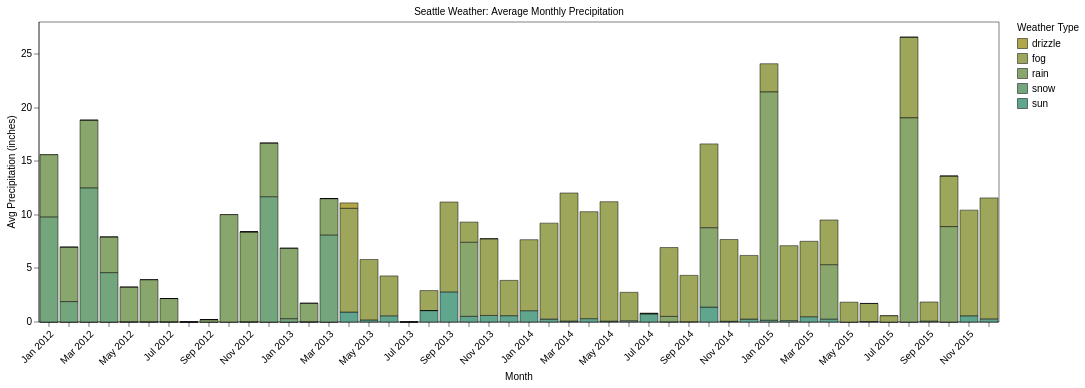

Source (notebook cell):
### Markdown cell above
### Bar charts
Preparing a theme for bar charts.

### Code cell
custom_altair_themes.options(angledX = True, topAndRightBorder = True, darkmode = False, markFillOpacity = 1.0)
importlib.reload(custom_altair_themes) # required for reload
alt.theme.enable('custom') # required for reload

bars = alt.Chart(df_sw).mark_bar().encode(
    x=alt.X('yearmonth(date):O', title='Month'),
    y=alt.Y('average(precipitation):Q', title='Avg Precipitation (inches)'),
    color=alt.Color('weather:N', title='Weather Type')
).properties(
    title='Seattle Weather: Average Monthly Precipitation'
)

alt.Chart.save(bars, "./output/plot.png", ppi = 1200)
bars

### Figure 1 — Vega-Lite specification as saved in the notebook (floating-point values rounded to 4 significant figures; data arrays with more than 128 entries replaced by an {"elided": "..."} marker saying what was removed)
{"background": "white", "config": {"area": {"fill": "black", "fillOpacity": 1.0, "stroke": "black", "strokeOpacity": 1, "strokeWidth": 0.5}, "axis": {"domain": true, "domainColor": "black", "domainWidth": 0.5, "grid": false, "gridColor": "darkGray", "gridOpacity": 0.5, "gridWidth": 0.5, "labelColor": "black", "labelFont": "Helvetica Neue", "labelFontStyle": "Regular", "labelFontWeight": 300, "ticks": true, "tickColor": "black", "tickWidth": 0.5, "titleColor": "black", "titleFont": "Helvetica Neue", "titleFontStyle": "Regular", "titleFontWeight": 300, "translate": 0}, "axisX": {"labelAlign": "right", "labelAngle": 315, "ticks": true}, "axisY": {"labelAlign": "right", "labelAngle": 0, "ticks": true}, "bar": {"fill": "black", "fillOpacity": 1.0, "stroke": "black", "strokeOpacity": 1, "strokeWidth": 0.5}, "boxplot": {"box": {"fillOpacity": 1.0, "stroke": "black", "strokeOpacity": 1, "strokeWidth": 0.5}, "median": {"fill": "white", "fillOpacity": 1.0, "size": 10, "stroke": "black", "strokeOpacity": 1, "strokeWidth": 0.5}, "rule": {"fill": "black", "fillOpacity": 1.0, "size": 10, "stroke": "black", "strokeDash": [0, 0], "strokeOpacity": 1, "strokeWidth": 0.5}, "outliers": {"color": "black", "fill": "black", "fillOpacity": 1.0, "size": 0, "stroke": "black", "strokeOpacity": 1, "strokeWidth": 0.5}}, "circle": {"fill": "black", "fillOpacity": 1.0, "size": 10, "stroke": "black", "strokeOpacity": 1, "strokeWidth": 0.5}, "font": "Helvetica Neue", "header": {"labelColor": "black", "labelFont": "Helvetica Neue", "labelFontStyle": "Regular", "labelFontWeight": 300, "titleColor": "black", "titleFont": "Helvetica Neue", "titleFontStyle": "Regular", "titleFontWeight": 300, "titlePadding": 0}, "legend": {"disable": false, "gradientOpacity": 1.0, "gradientStrokeColor": "black", "gradientStrokeWidth": 0.5, "labelColor": "black", "labelFont": "Helvetica Neue", "labelFontStyle": "Regular", "labelFontWeight": 300, "strokeColor": "black", "strokeWidth": 0, "symbolStrokeColor": "black", "titleColor": "black", "titleFont": "Helvetica Neue", "titleFontStyle": "Regular", "titleFontWeight": 300}, "line": {"color": "black", "stroke": "black", "strokeDash": [0, 0], "strokeOpacity": 1, "strokeWidth": 0.5}, "point": {"fill": "black", "fillOpacity": 1.0, "size": 10, "stroke": "black", "strokeOpacity": 1, "strokeWidth": 0.5}, "range": {"category": {"scheme": ["#C6A639", "#4BA69F"], "interpolation": "cubehelix"}, "diverging": {"scheme": ["#C6A639", "#4BA69F"]}, "heatmap": {}, "ordinal": ["#4BA69F", "#C6A639", "#75954A", "#4A8A95", "#FCF6D1"], "ramp": {"scheme": ["#C6A639", "#4BA69F"]}, "scale": {}}, "rule": {"color": "black", "stroke": "black", "strokeDash": [4, 4], "strokeOpacity": 1, "strokeWidth": 0.5}, "rect": {"fill": "black", "fillOpacity": 1.0, "stroke": "black", "strokeOpacity": 1, "strokeWidth": 0.5}, "square": {"fill": "black", "fillOpacity": 1.0, "size": 10, "stroke": "black", "strokeOpacity": 1, "strokeWidth": 0.5}, "title": {"color": "black", "font": "Helvetica Neue", "fontStyle": "Regular", "fontWeight": 300, "subtitleColor": "black", "subtitleFont": "Helvetica Neue", "subtitleFontStyle": "Regular", "subtitleFontWeight": 300}, "view": {"fill": "white", "stroke": "black", "strokeOpacity": 1, "strokeWidth": 0.5}}, "data": {"name": "data-6881b3c76720a51ecae2e2fb5659aff4"}, "mark": {"type": "bar"}, "encoding": {"color": {"field": "weather", "title": "Weather Type", "type": "nominal"}, "x": {"field": "date", "timeUnit": "yearmonth", "title": "Month", "type": "ordinal"}, "y": {"aggregate": "average", "field": "precipitation", "title": "Avg Precipitation (inches)", "type": "quantitative"}}, "title": "Seattle Weather: Average Monthly Precipitation", "$schema": "https://vega.github.io/schema/vega-lite/v5.20.1.json", "datasets": {"data-6881b3c76720a51ecae2e2fb5659aff4": {"elided": "1461 records"}}}
